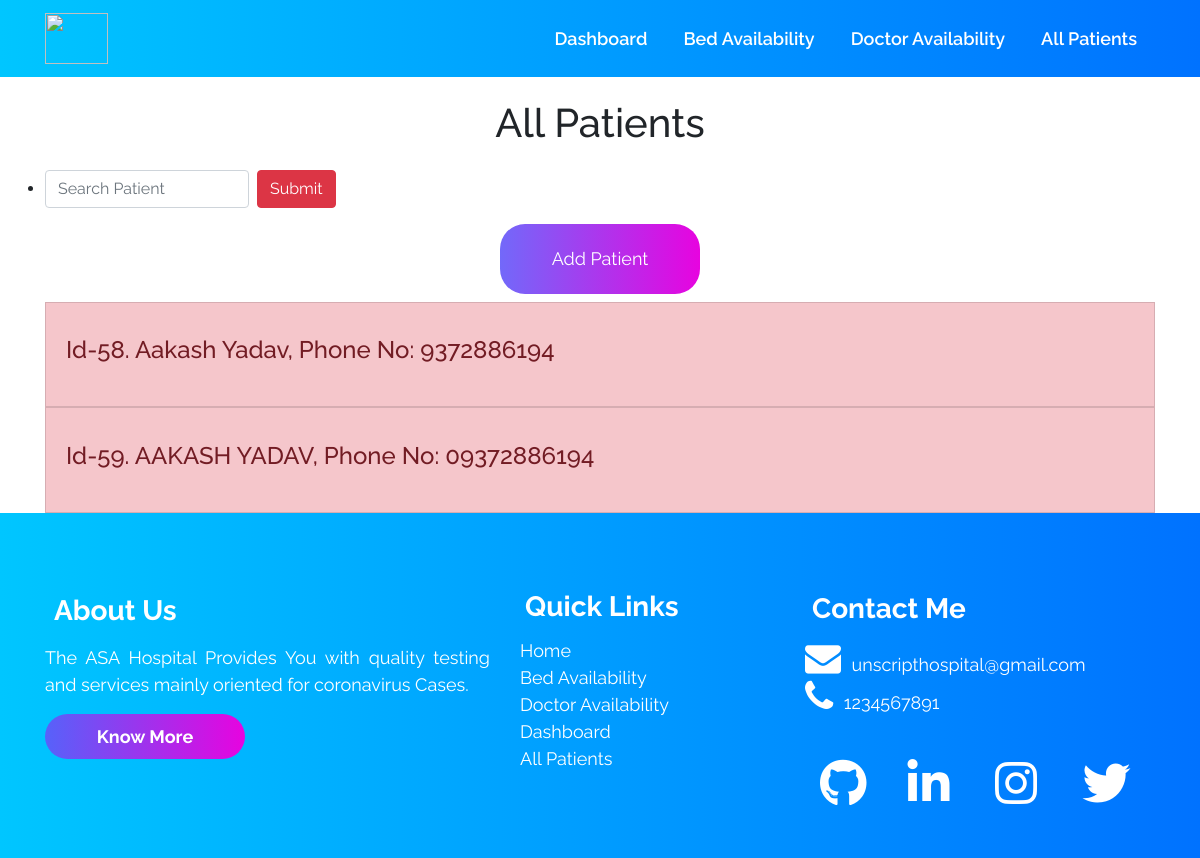
/allpatients/, run on an earlier commit of the app's database.
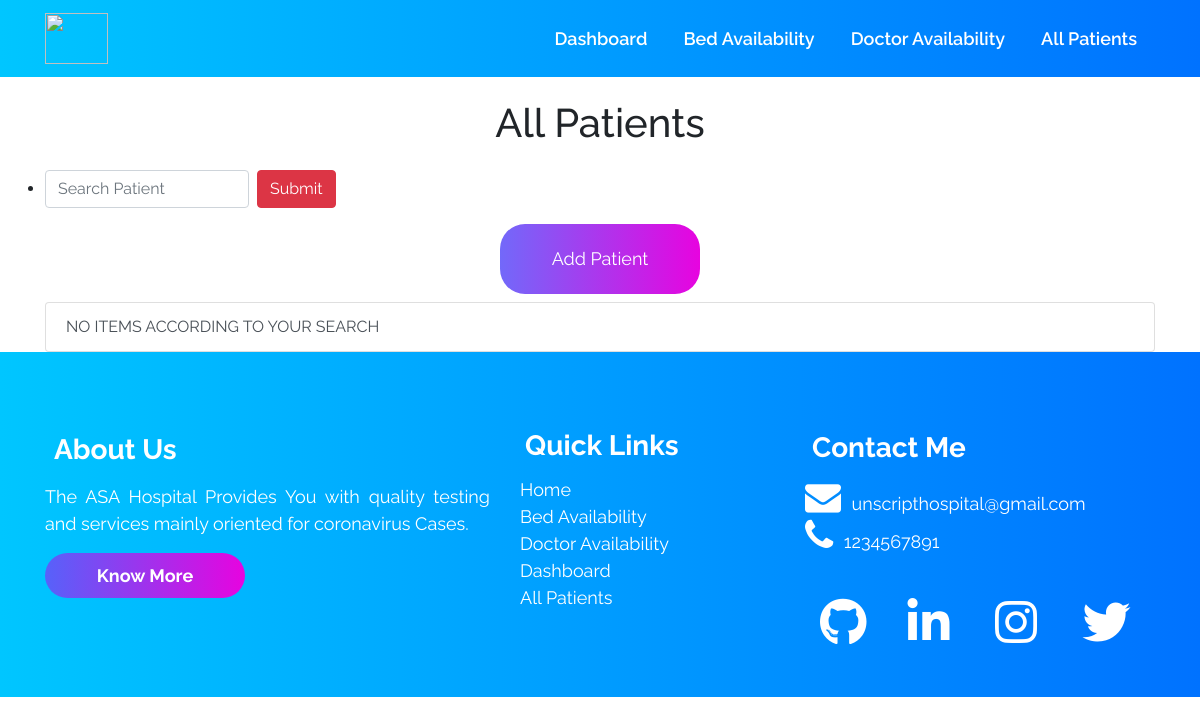
And on a later commit of the database.
### accounts/models.py (models this page shows, shortened)
class Patient (models.Model):
    patient_id = models.AutoField(primary_key=True)
    name = models.CharField(max_length=100)
    age = models.IntegerField()
    gender = models.CharField(max_length=10)  # Male of Female
    phone = models.CharField(max_length=13)
    address = models.TextField(max_length=1000)
    email_id = models.EmailField(max_length=254)
    date_admitted = models.DateField(auto_now=False, auto_now_add=False)
    oxygen_level = models.IntegerField(default=90)
    temperature = models.IntegerField(default=97)
    doctor = models.ForeignKey(Doctor, on_delete=models.CASCADE, default="")
    covid_test_result = models.ForeignKey(
        Result, on_delete=models.CASCADE, default="")
    room_no_and_bed_no = models.ForeignKey(
        Room, on_delete=models.CASCADE, default="")

### accounts/views.py (the view)
# urls.py: path("allpatients/", views.allpatients, name='allPatients'),
def allpatients(request):
    all_patients_query_set = Patient.objects.all()
    context = {'all_patients_query_set': all_patients_query_set}
    return render(request, 'allpatients.html', context)

### templates/allpatients.html (shortened to what this page needs)
{% extends 'innerbase.html' %}
{% load static %}
{% block cssLinks %}
<link rel="stylesheet" href="{% static 'css/allpatients.css' %}">
{% endblock %}
{% block body %}
<div class="container">
    <h1 class="text-center heading ">All Patients</h1>
    <ul>
        <li>
            <form class="form-inline" action="/search" method="POST">
                <input class="form-control mr-sm-2" name="name" type="search" placeholder="Search Patient"
                    aria-label="Search" />
                <input class="btn btn-danger my-2 my-sm-0" type="submit">
            </form>
        </li>
    </ul>
    <div class="container text-center my-2">
        <a href="/addpatient">
            <button class="commonbuttons text-center">Add Patient</button>
        </a>
    </div>
    <ul class="list-group">
        {% for patient in all_patients_query_set %}
        <a href="/patients/{{patient.patient_id}}" style="text-decoration: none;">
            <li
                class="list-group-item list-group-item-action {% if patient.room_no_and_bed_no.occupied %} list-group-item-warning  {% endif %} {% if patient.room_no_and_bed_no.ventilator %} list-group-item-danger {% endif %}">
                <h4>Id-{{patient.patient_id}}. {{patient.name}}, Phone No: {{patient.phone}}</h4>
            </li>
        </a>
        {% empty %}
        <li class="list-group-item list-group-item-action">NO ITEMS ACCORDING TO YOUR SEARCH</li>
        {% endfor %}
    </ul>
</div>
{% endblock %}

What changed in the data, as far as the page shows it:
removed Patient: patient_id "58", name "Aakash Yadav", phone "9372886194"
removed Patient: patient_id "59", name "AAKASH YADAV", phone "09372886194"
Also different on the page:
text now shown: "NO ITEMS ACCORDING TO YOUR SEARCH"
